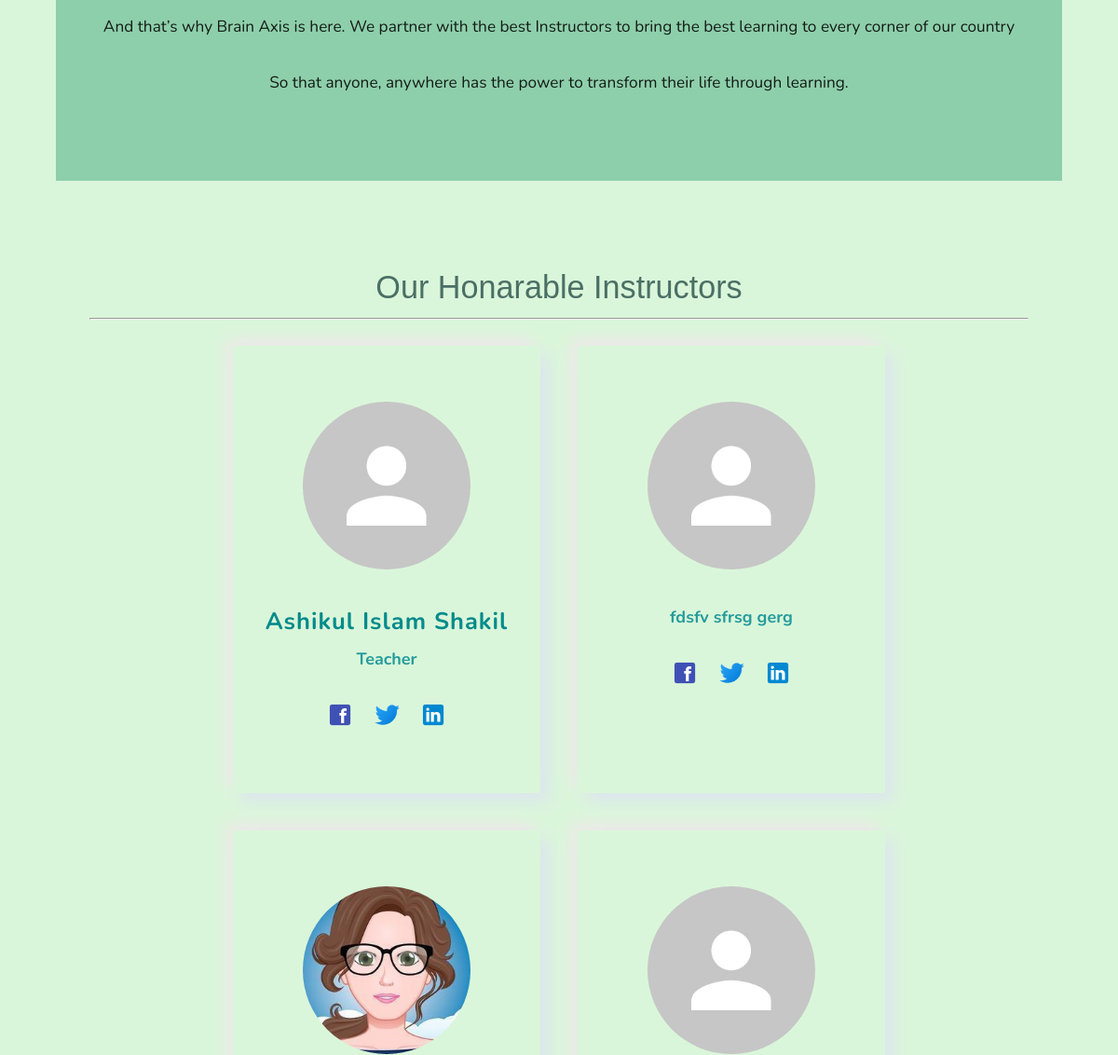
Page /about/ (middle part) on the earlier database version.
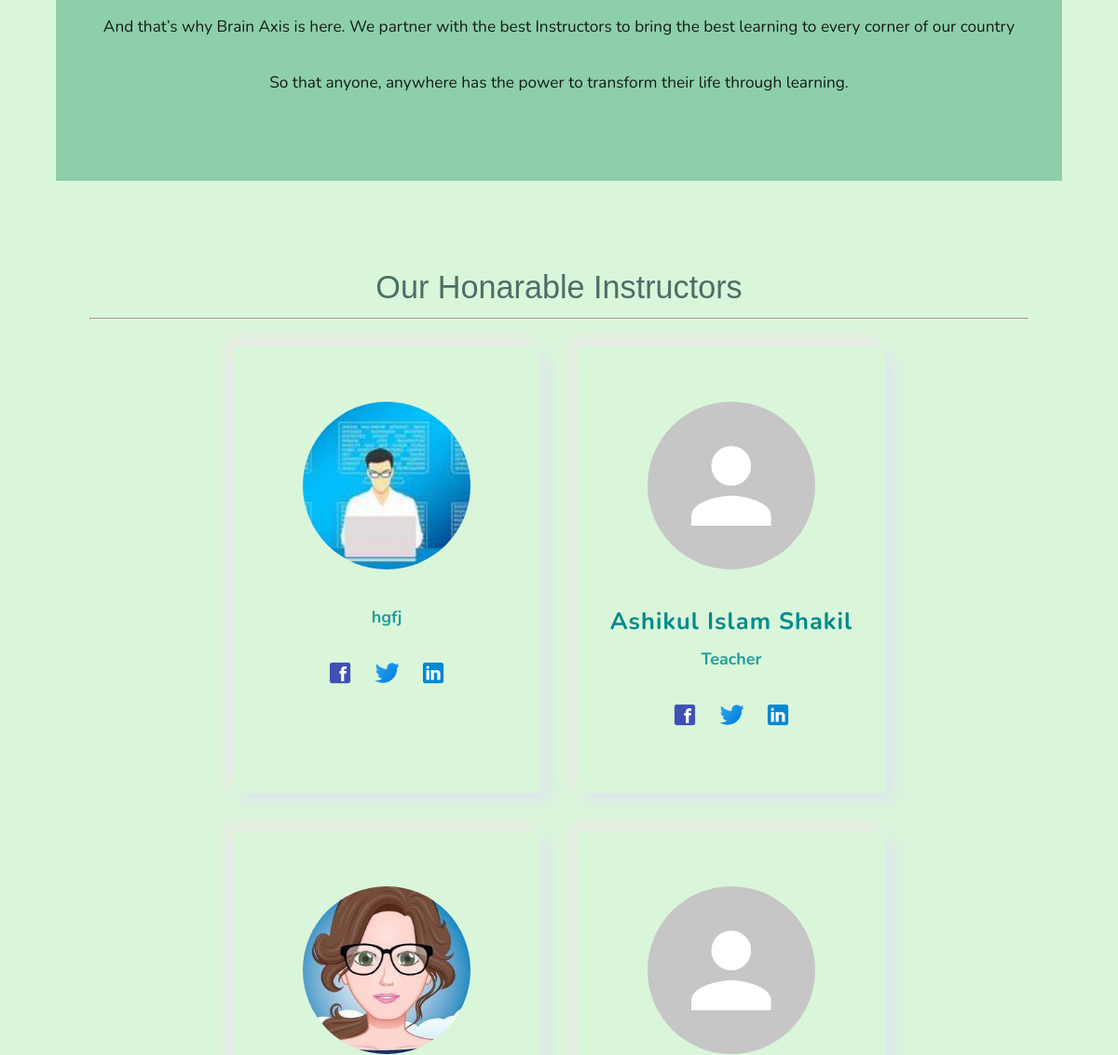
Same page on the later database version.
### authy/models.py (models this page shows, shortened)
class Profile(models.Model):
	user = models.OneToOneField(User, on_delete=models.CASCADE, related_name='profile')
	token = models.CharField(max_length=150, default="")
	verify = models.BooleanField(default=False)
	location = models.CharField(max_length=50, null=True, blank=True)
	topic = models.CharField(max_length=50, null=True, blank=True)
	mobile = models.CharField(max_length=50, null=True, blank=True)
	url = models.CharField(max_length=80, null=True, blank=True)
	url1 = models.CharField(max_length=80, null=True, blank=True)
	profile_info = models.TextField(max_length=150, null=True, blank=True)
	plans = models.TextField(max_length=150, null=True, blank=True)
	created = models.DateField(auto_now_add=True)
	picture = models.ImageField(upload_to=user_directory_path_profile, blank=True, null=True, verbose_name='Picture')
	banner = models.ImageField(upload_to=user_directory_path_banner, blank=True, null=True, verbose_name='Banner')
	Nonee = 'None'
	month1 = '6 Months'
	month2 = '12 Months'
	month3 = '18 Months'
	month4 = '24 Months'
	last = 'More than 2 years of experience'
	experiences = [
		(Nonee, 'None'),
		(month1, '6 Months'),
		(month2, '12 Months'),
		(month3, '18 Months'),
		(month4, '24 Months'),
		(last, 'More than 2 years of experience'),
	]
	user_type = models.CharField(max_length=50, choices=experiences, default=None)
	teacher = 'teacher'
	student = 'student'
	user_types = [
        (teacher, 'teacher'),
        (student, 'student'),
    ]
	user_type = models.CharField(max_length=50, choices=user_types, default=student)

### authy/views.py (the view)
# urls.py: path('about/', about, name='about'),
def about(request):
	template = "about.html"
	teachers = Profile.objects.filter(  user_type='teacher')
	context = {
		'teachers':teachers,
	}
	return render(request, template, context)

### authy/views.py (called while the page is built)
def SideNavInfo(request):
	user = request.user
	nav_profile = None
	if user.is_authenticated:
		nav_profile = Profile.objects.get(user=user)
	return {'nav_profile': nav_profile}

### student_portall/templates/about.html (shortened to what this page needs)
{% extends 'base.html' %}
{% load static %}
{% block content %}
<div style="margin: 5%;">
  <div class="col s12 center">
    <br>
    <div class="section" style="background-color: rgba(92, 182, 140, 0.596); padding: 4%;">
      <br>
        <br>
        <h6>And that’s why Brain Axis is here.
          We partner with the best Instructors
          to bring the best learning
          to every corner of our country</h6><br>
          <h6>So that anyone, anywhere has the power to
            transform their life through learning.</h6>
            <br><br>
    </div>
  </div>
</div>
 <div style="margin: 8%;">
  <h4 class="center" style="color: rgba(0, 41, 41, 0.657); font-family:sans-serif;">Our Honarable Instructors</h4>
  <hr>
  <div class="containerteach">
    {% for teacher in teachers %}
    <div class="col s12 m3">
      <div class="card  cardtch" style="height: 480px;">
        <div class="contenttch">
           {% if teacher.user.profile.picture %}
            <div class="imgboxtch">
                <img src="{{ teacher.user.profile.picture.url }}" alt="">
            </div>
            {% else %}
            <div class="imgboxtch">
                <img src="{% static 'img/no_avatar.jpg' %}" alt="">
            </div>
            {% endif %}
            <div class="contentboxtch">
                <h4>{{ teacher.user.first_name }} {{ teacher.user.last_name }}</h4>
                {% if teacher.user.profile.profile_info %}
                <h5>{{teacher.user.profile.profile_info}}</h5>
                {% else %}
                <h5>Software Engineer</h5>
                {% endif %}
            </div>
            <div class="scii" style="margin-top: 6%;">
               <a href=""><img src="{% static 'img/facebook.png' %}" alt=""></a>
               <a href=""><img src="{% static 'img/twitter.png' %}" alt=""></a>
               <a href=""><img src="{% static 'img/linkedin.png' %}" alt=""></a>
            </div>
        </div>
    </div>
    </div>
     {% endfor %}
 </div>
 </div>
{% endblock %}

Differences in the rows shown:
removed Profile: user.profile.profile_info "fdsfv sfrsg gerg"
now on this page (row edited): Profile: user.profile.picture (placeholder picture), user.profile.profile_info "hgfj"
